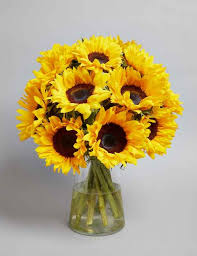
#> input picture flower.jpeg, 197 x 256 px
$ jupyter execute Untitled.ipynb
#> lines starting #> are read from the running program, lines starting #| are printed output that depends on the picture
[cell 1]
import  cv2

[cell 2]
image = cv2.imread('flower.jpeg',0)
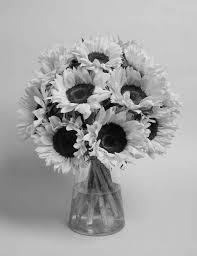
#> image: shape (256, 197); min 0, max 244, mean 165.5
